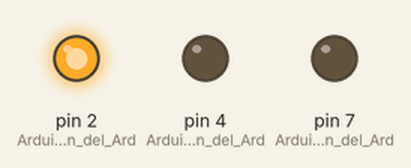
This sketch was run on a simulated Arduino Uno, built with avr-gcc and run on an emulated ATmega328P. On the bench: output pins drawn as LEDs (lit = HIGH).

Above: at 0.1 s.
At 2.1 s:
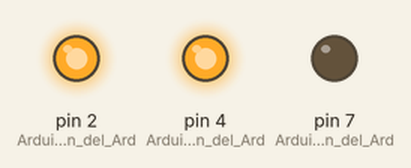
At 4.1 s:
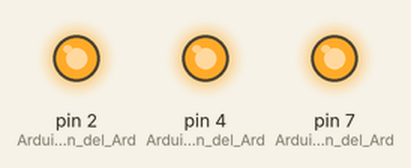
At 6.1 s:
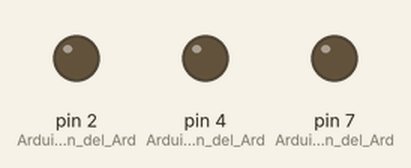
Timing chart, 0 to 7.6 s (numbered marks = the images above):
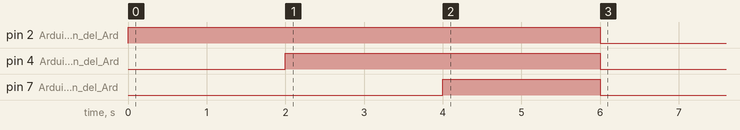

The sketch:

TrafficLight-Semaforo_Arduino.ino
```cpp
// The function of this code, is demostrate a traffic light in F1.
// El funcionamiento de este código es mostrar un ejemplo de un semáforo en F1.

void setup()
{
  pinMode(2,OUTPUT);  //Arduino pin - Pin del Arduino.
  pinMode(4,OUTPUT);  //Arduino pin - Pin del Arduino.
  pinMode(7,OUTPUT);  //Arduino pin - Pin del Arduino.
  //Primer semáforo - First Traffic Light.
  digitalWrite(2,HIGH);
  digitalWrite(4,LOW);
  digitalWrite(7,LOW);
  delay(2000);
  //Segundo semáforo - Second Traffic Light.
  digitalWrite(2,HIGH);
  digitalWrite(4,HIGH);
  digitalWrite(7,LOW);
  delay(2000);
  //Tercer semáforo - Third Traffic Light.
  digitalWrite(2,HIGH);
  digitalWrite(4,HIGH);
  digitalWrite(7,HIGH);
  delay(2000);
  //Apagado - OFF
  digitalWrite(2,LOW);
  digitalWrite(4,LOW);
  digitalWrite(7,LOW);
  digitalWrite(8,LOW);
  digitalWrite(12,LOW);
  delay(2000);
}

void loop()
{

}

//Follow me on YouTube: https://www.youtube.com/@adrieltrejodearcos3335
```
